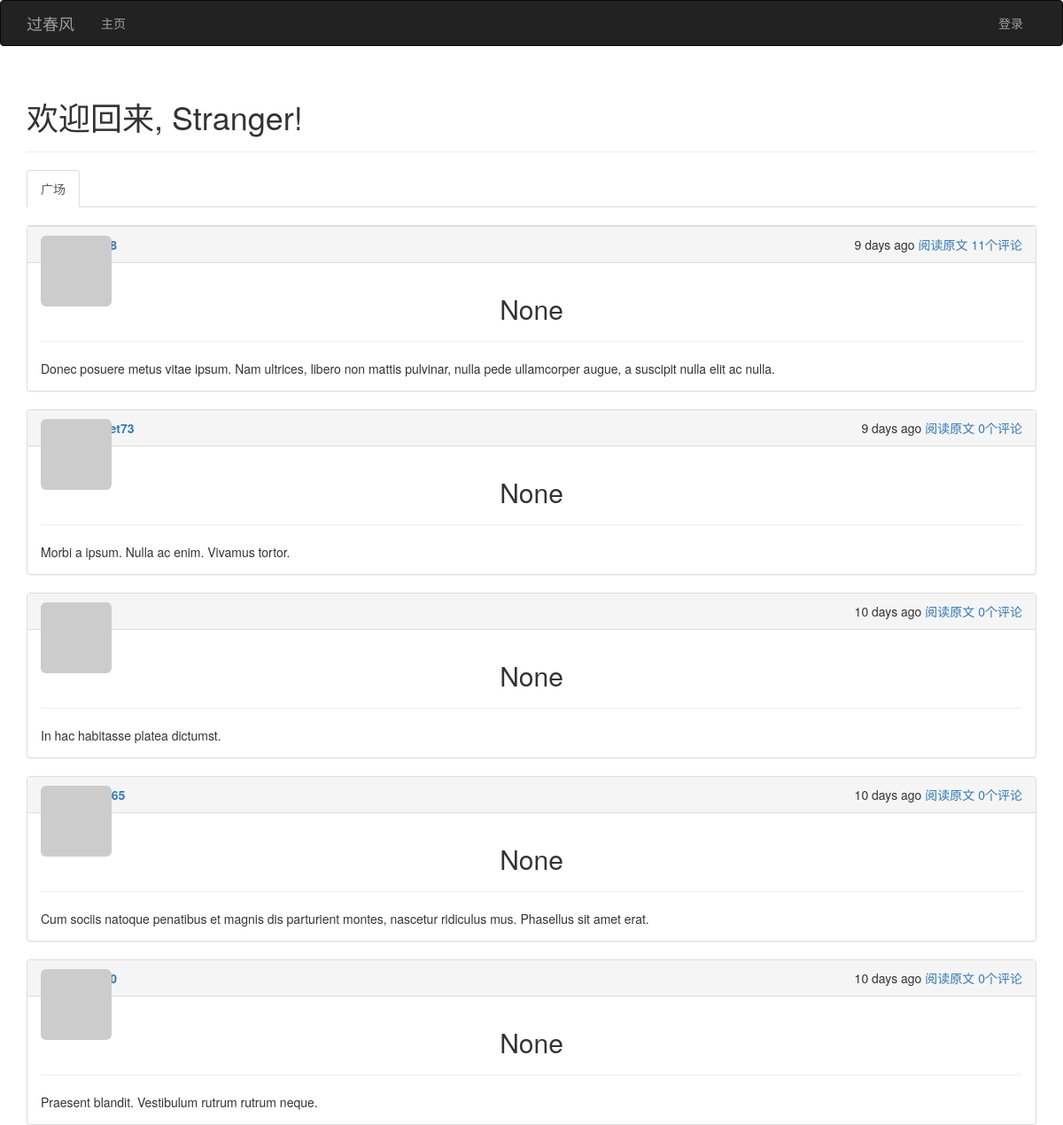
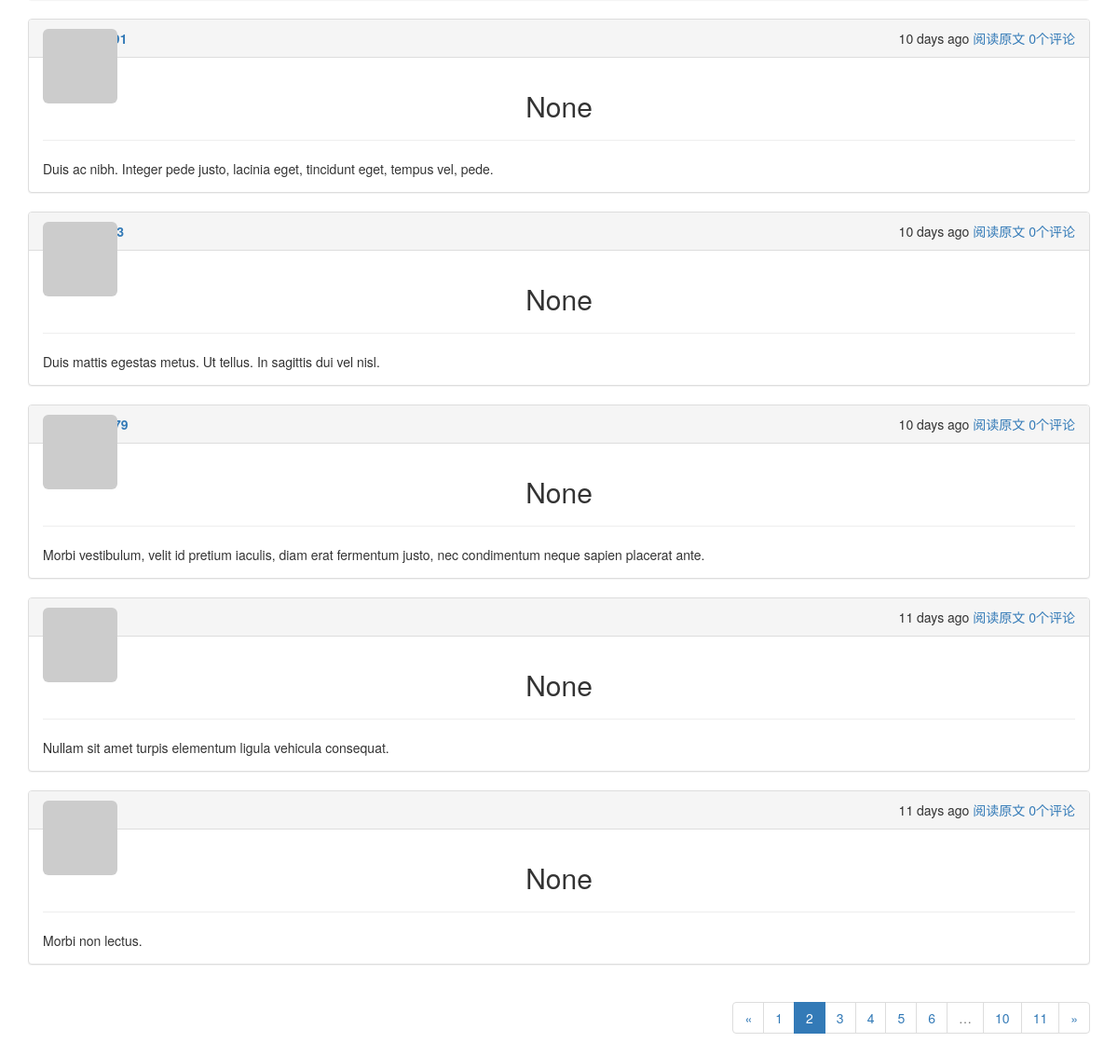
Screenshot of /?page=2 with the database file from the repository (2 pictures, top to bottom).
### app/models.py (models this page shows, shortened)
class Post(db.Model):
	__tablename__='posts'
	id=db.Column(db.Integer,primary_key=True)
	body=db.Column(db.Text)
	title=db.Column(db.Text)
	timestamp=db.Column(db.DateTime,index=True,default=datetime.utcnow)
	author_id=db.Column(db.Integer,db.ForeignKey('users.id'))
	body_html=db.Column(db.Text)
	comments=db.relationship('Comment',backref='post',lazy='dynamic')

### app/main/views.py (the view)
@main.route('/',methods=['GET','POST'])
def index():
	form=PostForm()
	if current_user.can(Permission.WRITE_ARTICLES) and form.validate_on_submit():
		post=Post(body=form.body.data,author=current_user._get_current_object())
		db.session.add(post)
		return redirect(url_for('.index'))
	show_followed=False
	if current_user.is_authenticated:
		show_followed=bool(request.cookies.get('show_followed',''))
	if show_followed:
		query=current_user.followed_posts
	else:
		query=Post.query
	page=request.args.get('page',1,type=int)
	pagination=query.order_by(Post.timestamp.desc()).paginate(page,
		per_page=current_app.config['FLASK_POSTS_PER_PAGE'],error_out=False)
	posts=pagination.items
	return render_template('index.html',form=form,posts=posts,pagination=pagination,show_followed=show_followed)

### app/auth/views.py (called while the page is built)
@auth.before_app_request
def before_request():
	if current_user.is_authenticated :
		current_user.ping()
		if not current_user.confirmed \
				and request.endpoint \
				and request.endpoint[:5]!='auth.'\
				and request.endpoint !='static':
			return redirect(url_for('auth.unconfirmed'))

### app/main/__init__.py (called while the page is built)
@main.app_context_processor
def inject_permissions():
	return dict (Permission=Permission)

### app/main/views.py (called while the page is built)
@main.after_app_request
def after_request(response):
	for query in get_debug_queries():
		if query.duration>=current_app.config['FLASKY_SLOW_DB_QUERY_TIME']:
			current_app.logger.warning('Slow query:%s\n Parameters:%s\nDuration:%f\nContext:%s\n'%(
				query.statement,query.parameters,query.duration,query.context))
	return response

### app/models.py (called while the page is built)
	def gravatar(self,size=100,default='identicon',rating='g'):
		if request.is_secure:
			url='https://secure.gravatar.com/avatar'
		else:
			url='http://www.gravatar.com/avatar'
		hash=self.avatar_hash or hashlib.md5(self.email.encode('utf-8')).hexdigest()
		return '{url}/{hash}?s={size}&d={default}&r={rating}'.format(url=url,hash=hash,
			size=size,default=default,rating=rating)

	def can(self,permissions):
		return False

	def is_administrator(self):
		return False

### app/templates/index.html (shortened to what this page needs)
{%extends "base.html"%}
{%import "bootstrap/wtf.html" as wtf%}
{%import "_macros.html" as macros %}
{% block page_content %}
<div class="page-header">
    <h1>欢迎回来, {% if current_user.is_authenticated %}{{ current_user.username }}{% else %}Stranger{% endif %}!</h1>
</div>
<div class="post-tabs">
    <ul class="nav nav-tabs">
        <li{% if not show_followed %} class="active"{% endif %}><a href="{{ url_for('.show_all') }}">广场</a></li>
    </ul>
    {% include '_posts.html' %}
</div>
{% if pagination %}
<div class="pagination">
    {{ macros.pagination_widget(pagination, '.index') }}
</div>
{% endif %}
{% endblock %}

### app/templates/_posts.html (shortened to what this page needs)
<div class="posts" style="margin-top: 20px">
	{%for post in posts%}
	<div class="post panel panel-default">
    	<div class="panel-heading" style="display: flex; justify-content: space-between;">
    		<div>
				<div class="post-thumbnail">
					<a href="{{url_for('.user',username=post.author.username)}}">
						<img class="img-rounded profile-thumbnail"
							src="{{post.author.gravatar(size=25)}}">
					</a>
				</div>
				<div class="post-author">
				<a href="{{url_for('.user',username=post.author.username)}}">
				</a>
				</div>
			</div>
			<span class="post-footer">
                <span >{{ moment(post.timestamp).fromNow() }}</span>
                <span ><a href="{{ url_for('main.post', id=post.id) }}">阅读原文</a></span>
                <span ><a href="{{ url_for('main.post', id=post.id) }}">{{ post.comments.count() }}个评论</a></span>
            </span>
		</div>
	<div class="panel-body">
			<div class="post-title">
                        <h2 style="text-align:center"> {{ post.title }} </h2>
                        <hr />
            </div>
            {% if post_body %}
            <div class="post-body">
                    {% if post.body_html %}
                        {{ post.body_html|safe }}
                    {% else %}
                        {{ post.body }}
                    {% endif %}
             </div>
            {% else %}
            <div class="post-body" style="max-height:300px;overflow: hidden;">
                    {% if post.body_html %}
                        {{ post.body_html|safe }}
                    {% else %}
                        {{ post.body }}
                    {% endif %}
            </div>
            {% endif %}
		</div>
	</div>
	{%endfor%}
</div>

### app/static/styles.css (style rules this page uses)
.profile-thumbnail { position: absolute; }
div.post-tabs { margin-top: 16px; }
div.post-title { margin:0 auto; }
div.posts { list-style-type: none; padding: 0px; margin: 16px 0px 0px 0px; border-top: 1px solid #e0e0e0; }
div.post-author { font-weight: bold; margin-left: 30px; }
div.post-thumbnail { position: absolute; }
span.post-footer { margin-right: 0px; }
div.pagination { width: 100%; text-align: right; padding: 0px; margin: 0px; }

### rows the page displays
Post: timestamp "9 days ago", comments.count "11", title "None", body "Donec posuere metus vitae ipsum. Nam ultrices, libero non mattis pulvinar, nulla pede ullamcorper augue, a suscipit nulla elit ac nulla."
Post: timestamp "9 days ago", comments.count "0", title "None", body "Morbi a ipsum. Nulla ac enim. Vivamus tortor."
Post: timestamp "10 days ago", comments.count "0", title "None", body "In hac habitasse platea dictumst."
Post: timestamp "10 days ago", comments.count "0", title "None", body "Cum sociis natoque penatibus et magnis dis parturient montes, nascetur ridiculus mus. Phasellus sit amet erat."
Post: timestamp "10 days ago", comments.count "0", title "None", body "Praesent blandit. Vestibulum rutrum rutrum neque."
Post: timestamp "10 days ago", comments.count "0", title "None", body "Duis ac nibh. Integer pede justo, lacinia eget, tincidunt eget, tempus vel, pede."
Post: timestamp "10 days ago", comments.count "0", title "None", body "Duis mattis egestas metus. Ut tellus. In sagittis dui vel nisl."
Post: timestamp "10 days ago", comments.count "0", title "None", body "Morbi vestibulum, velit id pretium iaculis, diam erat fermentum justo, nec condimentum neque sapien placerat ante."
Post: timestamp "11 days ago", comments.count "0", title "None", body "Nullam sit amet turpis elementum ligula vehicula consequat."
Post: timestamp "11 days ago", comments.count "0", title "None", body "Morbi non lectus."

### other values shown
{{ p }} "1" "3" "4" "5" "6" "10" "11"
{{ p }} "2"
